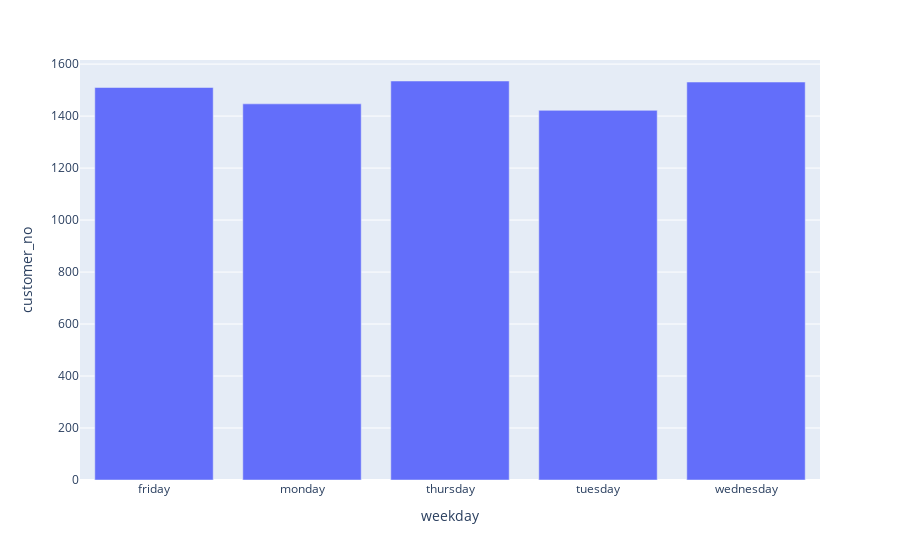

Notebook code cell kept with this figure:
### Code cell
daily_customers = pd.DataFrame(df.groupby("weekday")["customer_no"].nunique())
daily_customers.reset_index(inplace=True)
px.bar(daily_customers, x='weekday', y='customer_no')

### Figure 1 — Plotly figure (JSON) as saved in the notebook; plotly's stock layout.template omitted (floating-point values rounded to 4 significant figures)
{"data": [{"alignmentgroup": "True", "hovertemplate": "weekday=%{x}<br>customer_no=%{y}<extra></extra>", "legendgroup": "", "marker": {"color": "#636efa"}, "name": "", "offsetgroup": "", "orientation": "v", "showlegend": false, "textposition": "auto", "type": "bar", "x": ["friday", "monday", "thursday", "tuesday", "wednesday"], "xaxis": "x", "y": [1510, 1447, 1535, 1422, 1531], "yaxis": "y"}], "layout": {"barmode": "relative", "legend": {"tracegroupgap": 0}, "margin": {"t": 60}, "xaxis": {"anchor": "y", "domain": [0, 1], "title": {"text": "weekday"}}, "yaxis": {"anchor": "x", "domain": [0, 1], "title": {"text": "customer_no"}}}}
